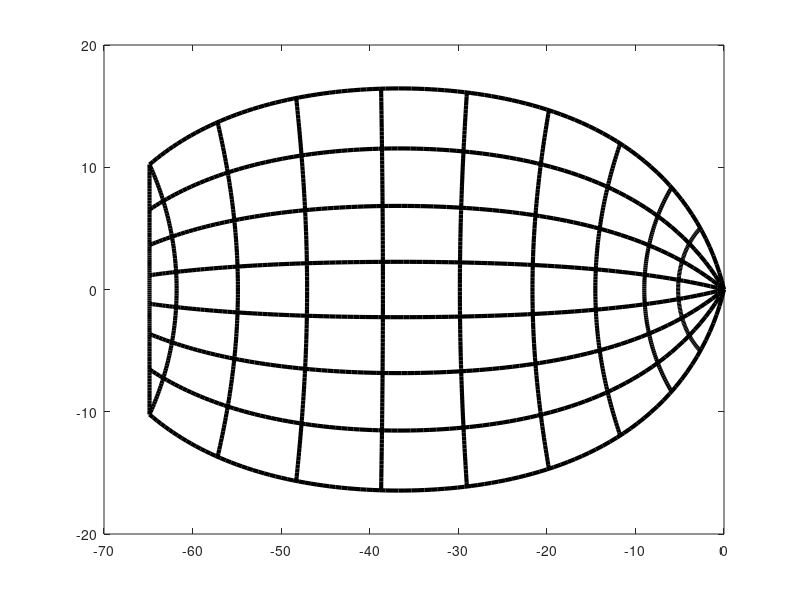

Here is the MATLAB script that generated this plot:
function [h boundary] = logmap_perimeter(varargin)
%==--------------------------------------------------------------------==%
%%% set parameter values arbitrarily

k = 15;             % global dipole map parameter "k"
a = 0.6;            % global dipole map parameter "a"
b = 80;             % global dipole map parameter "b"

alpha1 = 0.8;

if(nargin > 1)
  a = varargin{1};
end

if(nargin > 2)
  b = varargin{2};
end

if(nargin > 3)
  alpha1 = varargin{3};
end

if(nargin > 4)
  k = varargin{4};
end


ecc_parafovea  =  16;         % extent of visual field eccentricity
ecc_periphery  =  64;         % extent of visual field eccentricity
Necc =  16;         % number of steps in eccentricity
Npol =  8;         % number of steps in polar angle

% number of points along "high resolution" contour directions
N = 100;

%==--------------------------------------------------------------------==%
%%% compute coord params
% create r, a vector of points exponentially spaced in [0, ecc]
radius_parafovea_polar = linspace(log(a), log(ecc_parafovea+a), Necc)';
radius_parafovea_eccen = linspace(log(a), log(ecc_parafovea+a), N)';
radius_periphery_polar = linspace(log(a), log(ecc_periphery+a), Necc)';
%%%radius_periphery_eccen = linspace(log(a), log(ecc_periphery+a), N)';

% convert parameters from degrees to radians. this conversion is required
% to enforce the visual field into the lower hemisphere of the Riemann
% sphere and thus is more true to "retinal" coordinates.
r_parafovea_polar = [0, 2.^(-2:4)].';
r_parafovea_eccen = ( exp(radius_parafovea_eccen) - a );
%%%r_periphery_polar = [0, 2.^(-2:6)].';
%%%r_periphery_eccen = ( exp(radius_periphery_eccen) - a );

% create theta, a vector of points linearly spaced in [-pi/2, +pi/2]
theta_eccen = linspace(-pi/2,+pi/2,Npol);
theta_polar = linspace(-pi/2,+pi/2,N);

%==--------------------------------------------------------------------==%
%%% compute coordinates

% wandell: max vertical extent of human visual field is 135 degrees
% (measured from fixation)
VM_max = 135 / 2;

% compute the furthest extent of the dipole along the real axis
% (hint: its the representation of the end of the vertical meridian)
u_max = real(  log( (VM_max*exp(i*pi/2*alpha1)+a) ./ (VM_max*exp(i*pi/2*alpha1)+b) )  );
r_max = ( b*exp(u_max) - a ) ./ ( 1 - exp(u_max) );

A = exp(2*u_max) - 1;
C = exp(2*u_max)*(b^2) - a^2;

B_eccen = 2*cos(theta_eccen*alpha1) * ( exp(2*u_max)*b - a);
B_polar = 2*cos(theta_polar*alpha1) * ( exp(2*u_max)*b - a);

% store array of boundary radii (for later comparison)
r_perimeter_eccen = ( -B_eccen - sqrt(B_eccen.^2 - 4*A*C) ) / 2/A;
z_perimeter_eccen = r_perimeter_eccen .* exp(i*theta_eccen);

r_perimeter_polar = ( -B_polar - sqrt(B_polar.^2 - 4*A*C) ) / 2/A;
z_perimeter_polar = r_perimeter_polar .* exp(i*theta_polar);

half_vertical_meridian = [linspace(0,log10(a),N/30) logspace(log(a),log10(ecc_periphery),N/4)];
z_vertical_meridian = i*[-fliplr(half_vertical_meridian) half_vertical_meridian(2:end)];

z_periphery_subsampled = fliplr(z_perimeter_polar(round(linspace(1,length(z_perimeter_polar),2*log(N)))));

boundary_polar = [z_vertical_meridian z_periphery_subsampled(2:end-1)];

for ind = 1:Npol,
  radius_periphery_eccen(:,ind) = linspace(log(a), log(r_perimeter_eccen(ind)+a), N)';
end;

r = [ 2.^[-2:5], VM_max];


for ind = 1:N,
  r_periphery_polar(:,ind) = [r, r_perimeter_polar(ind)].';
end;


r_periphery_eccen = ( exp(radius_periphery_eccen) - a );
%r_periphery_polar = ( exp(radius_periphery_polar) - a );


%%%%%


% create and plot z, a matrix of points corresponding to the rays


z_parafovea_eccen   = r_parafovea_eccen*exp(i*theta_eccen);
z_parafovea_polar   = r_parafovea_polar*exp(i*theta_polar);

%z_periphery_eccen   = r_periphery_eccen*exp(i*theta_eccen);
%z_periphery_polar   = r_periphery_polar*exp(i*theta_polar);
z_periphery_eccen   = r_periphery_eccen.*exp(i*repmat(theta_eccen, [N,1]));
z_periphery_polar   = r_periphery_polar.*exp(i*repmat(theta_polar, [length(r)+1,1]));

Z_parafovea = [z_parafovea_eccen, z_parafovea_polar.'];
Z_periphery = [z_periphery_eccen, z_periphery_polar.'];

%Wa =  k*wedgemonopole( Z_parafovea, a,    alpha1, 0, 0);
Wb =  -k*wedgedipole(   Z_periphery, a, b, alpha1);
boundary =  -k*wedgedipole(   boundary_polar, a, b, alpha1);
%Wb = k*log(Z_periphery+a)-log(Z_periphery+b)-log(real(a))+log(real(b));
%Wp =  k*wedgedipole(   z_perimeter_eccen, a, b, alpha1, 0, 0);


xmin = 0;
%xmax = max(real(Wb(:)))*1.05;
xmax = 68;
%ymin = min(imag(Wa(:)))*1.1;
%ymax = max(imag(Wa(:)))*1.1;
ymin = -25;
ymax = +25;

% $$$ figure; my_polar(angle(Z_periphery), abs(Z_periphery), 'b'); hold on;
% $$$ my_polar(angle(Z_parafovea), abs(Z_parafovea), 'r')

%figure; my_polar(angle(Z_parafovea), abs(Z_parafovea), 'r')

%figure; my_polar(angle(Z_periphery), abs(Z_periphery), 'm', 120);

% $$$ figure; plot(Wa, 'r-');
% $$$ axis equal; axis([xmin, xmax, ymin, ymax]);
% $$$ xlabel('cortical distance (mm)');
% $$$ ylabel('cortical distance (mm)');
% $$$ title(sprintf('k=%2.0f, a=%2.1f', k, a));
% $$$ set(get(gca, 'XLabel'), 'FontSize', 18)
% $$$ set(get(gca, 'YLabel'), 'FontSize', 18)
% $$$ set(get(gca, 'Title'), 'FontSize', 18)

h = figure; plot(Wb, 'k-','linewidth',3); %hold on; plot(Wb, 'w-');
%axis equal; axis([xmin xmax ymin ymax]);
%xlabel('cortical distance (mm)');
%ylabel('cortical distance (mm)');
%title(sprintf('k=%2.0f, a=%2.1f, b=%2.1f, \\alpha1=%2.1f', k, a, b, alpha1));
%set(get(gca, 'XLabel'), 'FontSize', 18)
%set(get(gca, 'YLabel'), 'FontSize', 18)
%set(get(gca, 'Title'), 'FontSize', 18)




function hpol = my_polar(varargin)
%POLAR  Polar coordinate plot.
%   POLAR(THETA, RHO) makes a plot using polar coordinates of
%   the angle THETA, in radians, versus the radius RHO.
%   POLAR(THETA,RHO,S) uses the linestyle specified in string S.
%   See PLOT for a description of legal linestyles.
%
%   POLAR(AX,...) plots into AX instead of GCA.
%
%   H = POLAR(...) returns a handle to the plotted object in H.
%
%   Example:
%      t = 0:.01:2*pi;
%      polar(t,sin(2*t).*cos(2*t),'--r')
%
%   See also PLOT, LOGLOG, SEMILOGX, SEMILOGY.

%   Copyright 1984-2003 The MathWorks, Inc.
%   $Revision: 1.4 $  $Date: 2006/02/16 18:44:22 $

% Parse possible Axes input
[cax,args,nargs] = axescheck(varargin{:});
error(nargchk(1,4,nargs));

if nargs < 1 | nargs > 4
    error('Requires 2 or 3 data arguments.')
elseif nargs == 2
    theta = args{1};
    rho = args{2};
    if isstr(rho)
        line_style = rho;
        rho = theta;
        [mr,nr] = size(rho);
        if mr == 1
            theta = 1:nr;
        else
            th = (1:mr)';
            theta = th(:,ones(1,nr));
        end
    else
        line_style = 'auto';
    end
elseif nargs == 1
    theta = args{1};
    line_style = 'auto';
    rho = theta;
    [mr,nr] = size(rho);
    if mr == 1
        theta = 1:nr;
    else
        th = (1:mr)';
        theta = th(:,ones(1,nr));
    end
else % nargs == 3
    [theta,rho,line_style] = deal(args{1:3});
end
if isstr(theta) | isstr(rho)
    error('Input arguments must be numeric.');
end
if ~isequal(size(theta),size(rho))
    error('THETA and RHO must be the same size.');
end

% get hold state
cax = newplot(cax);

next = lower(get(cax,'NextPlot'));
hold_state = ishold(cax);

% get x-axis text color so grid is in same color
tc = get(cax,'xcolor');
ls = get(cax,'gridlinestyle');

% Hold on to current Text defaults, reset them to the
% Axes' font attributes so tick marks use them.
fAngle  = get(cax, 'DefaultTextFontAngle');
fName   = get(cax, 'DefaultTextFontName');
fSize   = get(cax, 'DefaultTextFontSize');
fWeight = get(cax, 'DefaultTextFontWeight');
fUnits  = get(cax, 'DefaultTextUnits');
set(cax, 'DefaultTextFontAngle',  get(cax, 'FontAngle'), ...
    'DefaultTextFontName',   get(cax, 'FontName'), ...
    'DefaultTextFontSize',   14, ...
    'DefaultTextFontWeight', get(cax, 'FontWeight'), ...
    'DefaultTextUnits','data')

% only do grids if hold is off
if ~hold_state

% make a radial grid
    hold(cax,'on');
    if ( nargin == 4 ),
      maxrho = varargin{4};
    else,
      maxrho = 80;
    end;
    hhh=line([-maxrho -maxrho maxrho maxrho],[-maxrho maxrho maxrho -maxrho],'parent',cax);
    set(cax,'dataaspectratio',[1 1 1],'plotboxaspectratiomode','auto')
    v = [get(cax,'xlim') get(cax,'ylim')];
    v = [-maxrho +maxrho -maxrho +maxrho];
    ticks = sum(get(cax,'ytick')>=0);
    delete(hhh);
% check radial limits and ticks
    rmin = 0; rmax = v(4); rticks = max(ticks-1,2);
    if rticks > 5   % see if we can reduce the number
        if rem(rticks,2) == 0
            rticks = rticks/2;
        elseif rem(rticks,3) == 0
            rticks = rticks/3;
        end
    end

% define a circle
    th = 0:pi/50:2*pi;
    xunit = cos(th);
    yunit = sin(th);
% now really force points on x/y axes to lie on them exactly
    inds = 1:(length(th)-1)/4:length(th);
    xunit(inds(2:2:4)) = zeros(2,1);
    yunit(inds(1:2:5)) = zeros(3,1);
% plot background if necessary
    if ~isstr(get(cax,'color')),
       patch('xdata',xunit*rmax,'ydata',yunit*rmax, ...
             'edgecolor',tc,'facecolor',get(cax,'color'),...
             'handlevisibility','off','parent',cax);
    end

% plot spokes
    th = (1:6)*2*pi/12;
    cst = cos(th); snt = sin(th);
    cs = [-cst; cst];
    sn = [-snt; snt];
    line(rmax*cs,rmax*sn,'linestyle','-','color',tc,'linewidth',1,...
         'handlevisibility','off','parent',cax, ...
		   'Color', [0.831 0.816 0.784])

% draw radial circles
    c82 = cos(170*pi/180);
    s82 = sin(170*pi/180);
    rinc = (rmax-rmin)/rticks;
    for i=(rmin+rinc):rinc:rmax
        hhh = line(xunit*i,yunit*i,'linestyle','-','color',tc,'linewidth',1,...
                   'handlevisibility','off','parent',cax, ...
		   'Color', [0.831 0.816 0.784]);
        text((i+rinc/20)*c82,(i)*s82, ...
            ['  ' num2str(i) '^o'],'verticalalignment','bottom',...
            'handlevisibility','off','parent',cax)
    end
    set(hhh,'linestyle','-', 'linewidth', 2.0, 'Color', 'k') % Make outer circle solid

% annotate spokes in degrees
    rt = 1.1*rmax;
    for i = 1:length(th)
        text(rt*cst(i),rt*snt(i),[int2str(i*30) '^o'],...
             'horizontalalignment','center',...
             'handlevisibility','off','parent',cax);
        if i == length(th)
            loc = int2str(0);
        else
            loc = int2str(180+i*30);
        end
        text(-rt*cst(i),-rt*snt(i),[loc '^o'],'horizontalalignment','center',...
             'handlevisibility','off','parent',cax)
    end

% set view to 2-D
    view(cax,2);
% set axis limits
    axis(cax,rmax*[-1 1 -1.15 1.15]);
end

% Reset defaults.
set(cax, 'DefaultTextFontAngle', fAngle , ...
    'DefaultTextFontName',   fName , ...
    'DefaultTextFontSize',   fSize, ...
    'DefaultTextFontWeight', fWeight, ...
    'DefaultTextUnits',fUnits );

% transform data to Cartesian coordinates.
xx = rho.*cos(theta);
yy = rho.*sin(theta);

% plot data on top of grid
if strcmp(line_style,'auto')
    q = plot(xx,yy,'parent',cax);
else
    q = plot(xx,yy,line_style,'parent',cax);
end

if nargout == 1
    hpol = q;
end

if ~hold_state
    set(cax,'dataaspectratio',[1 1 1]), axis(cax,'off'); set(cax,'NextPlot',next);
end
set(get(cax,'xlabel'),'visible','on')
set(get(cax,'ylabel'),'visible','on')


function w = wedgedipole(z, a, b, alpha1)
% WEDGEDIPOLE  wedge-dipole mapping function
%
% W = WEDGEDIPOLE(Z, A, B, ALPHA1)

% ( based on wedge_dipole.m by mukundb )
% jonathan polimeni <jonnyreb@athlete-2.bu.edu>, 10/22/2002
% $Id: logmap_perimeter.m,v 1.4 2006/02/16 18:44:22 oph Exp $
%**************************************************************************%

z = abs(z).*exp(i*alpha1*angle(z));

if ( isfinite(b) ),
  w = log(z + a) - log(z + b) - log(a/b);
else,
  w = log(z + a) - log(a);
end;


return;
